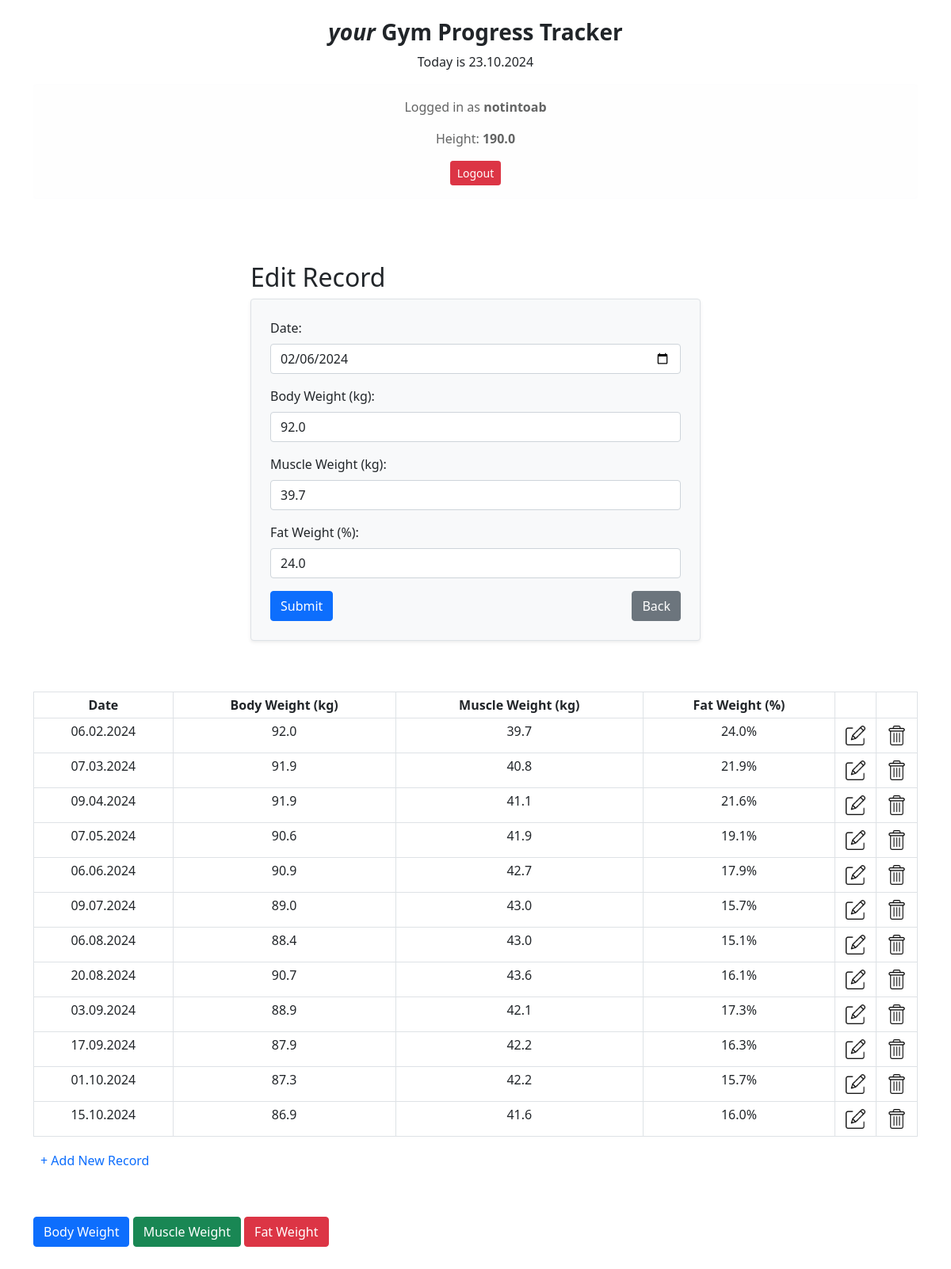
Page /edit/10 (signed in) on the committed database.
### app.py (models this page shows, shortened)
class User(db.Model):
    id = db.Column(db.Integer, primary_key=True)
    username = db.Column(db.String(100), nullable=False)
    email = db.Column(db.String(80), unique=True, nullable=False)
    password = db.Column(db.String(200), nullable=False)
    height = db.Column(db.Float)

class Results(db.Model):
    id = db.Column(db.Integer, primary_key=True)
    date_created = db.Column(db.DateTime(timezone=True), server_default=func.now(), nullable=False)
    body_weight = db.Column(db.Float, nullable=False)
    muscle_weight = db.Column(db.Float, nullable=False)
    fat_weight = db.Column(db.Float, nullable=False)
    user_id = db.Column(db.Integer, db.ForeignKey('user.id'), nullable=False)

### app.py (the view, shortened to what this page needs)
@app.route("/edit/<int:result_id>", methods=("GET", "POST"))
def edit_result(result_id):
    if 'user_id' not in session:
        return redirect(url_for('index'))
    user_id = session['user_id']  # fetch user_id from session
    result = Results.query.get_or_404(result_id)
    if result.user_id != user_id:
        flash('Unauthorized access!', 'danger')
        return redirect(url_for('index'))
    results = Results.query.filter_by(user_id=user_id).all()
    user = User.query.filter_by(id=user_id).first()
    return render_template(
        "edit_form.html",
        today_date=datetime.today().strftime('%d.%m.%Y'),
        user=user,
        results=results,
        result=result
    )

### templates/edit_form.html
{% extends "index.html" %}
{% block edit_form %}
<div class="container mt-5 w-50 p-3">
    <h2>Edit Record</h2>
    <form method="post" class="border p-4 rounded shadow-sm bg-light">
        <div class="mb-3">
            <label for="date" class="form-label">Date:</label>
            <input type="date" id="date" name="date" class="form-control" value="{{ result.date_created.strftime('%Y-%m-%d') }}" required>
        </div>
        <div class="mb-3">
            <label for="body-weight" class="form-label">Body Weight (kg):</label>
            <input type="number" step="0.01" id="body-weight" name="body-weight" class="form-control" value="{{ result.body_weight }}" required>
        </div>
        <div class="mb-3">
            <label for="muscle-weight" class="form-label">Muscle Weight (kg):</label>
            <input type="number" step="0.01" id="muscle-weight" name="muscle-weight" class="form-control" value="{{ result.muscle_weight }}" required>
        </div>
        <div class="mb-3">
            <label for="fat-weight" class="form-label">Fat Weight (%):</label>
            <input type="number" step="0.01" id="fat-weight" name="fat-weight" class="form-control" value="{{ result.fat_weight }}" required>
        </div>
        <div class="d-flex justify-content-between">
            <button type="submit" class="btn btn-primary">Submit</button>
            <a href="/" class="btn btn-secondary">Back</a>
        </div>
    </form>
</div>
{% endblock %}

### templates/index.html (shortened to what this page needs)
<!DOCTYPE html>
<html lang="en">
<head>
    <link href="https://cdn.jsdelivr.net/npm/bootstrap@5.0.2/dist/css/bootstrap.min.css" rel="stylesheet">
    <link rel="stylesheet" href="{{ url_for('static', filename='style.css') }}">
</head>
<body>
    <div class="container mt-4">
        <div class="row">
            <div class="col text-center">
                <h3 class="fw-bold"><i>your </i>Gym Progress Tracker</h3>
            </div>
        </div>
        <div class="row">
            <div class="col text-center">
                {% if user %}
                    <p>Today is {{ today_date }}</p>
                    <div class="alert alert-light">
                        <p>Logged in as <strong>{{ user.username }}</strong></p>
                        <p>Height: <strong>{{ user.height }}</strong></p>
                        <a href="{{ url_for('logout') }}" class="btn btn-danger btn-sm" name="logout">Logout</a>
                    </div>
                {% endif %}
            </div>
        </div>
    </div>
{% if user %}
<div>
    {% block edit_form %}
    {% endblock %}
</div>
<div class="container mt-5">
    <table class="table table-sm table-hover table-bordered align-middles text-center">
        <thead class="table table-responsive">
            <tr>
                <th>Date</th>
                <th>Body Weight (kg)</th>
                <th>Muscle Weight (kg)</th>
                <th>Fat Weight (%)</th>
                <th></th>
                <th></th>
            </tr>
        </thead>
        <tbody>
            {% for result in results %}
            <tr>
                <td class="text-nowrap">{{ result.date_created.strftime('%d.%m.%Y') }}</td>
                <td>{{ result.body_weight }}</td>
                <td>{{ result.muscle_weight }}</td>
                <td>{{ result.fat_weight }}%</td>
                <td class="fit">
                    <button class="btn btn-link btn-sm">
                        <a  href="/edit/{{ result.id }}">
                            <img width="25" height="25" src="/static/images/edit.png"></img>
                        </a>
                    </button>
                </td>
                <td class="fit">
                    <form method="post" action="{{ url_for('remove_result', result_id=result.id) }}" class="d-inline">
                        <button type="submit" class="btn btn-link btn-sm" onclick="return confirm('Remove record?')">
                            <img width="25" height="25" src="/static/images/delete.png"></img>
                        </button>
                    </form>
                </td>
            </tr>
            {% endfor %}
        </tbody>
    </table>
    <button class="btn btn-sm">
        <a href="/add" class="text-decoration-none">
            <h6>
                + Add New Record
            </h6>
        </a>
    </button>
</div>
<div class="container mt-5">
    <div class="row">
        <div class="col-12">
            <button class="btn btn-primary" onclick="setChartMode('body_weight')">Body Weight</button>
            <button class="btn btn-success" onclick="setChartMode('muscle_weight')">Muscle Weight</button>
            <button class="btn btn-danger" onclick="setChartMode('fat_weight')">Fat Weight</button>
            <div id="chart" style="height:400px; margin-top: 20px;"></div>
        </div>
    </div>
</div>
{% endif %}
</body>
</html>

### static/style.css (style rules this page uses)
.table td.fit, .table th.fit { white-space: nowrap; width: 1%; }

### rows in the picture
User: username "notintoab", height "190.0"
Results: date "02/06/2024", body-weight "92.0", muscle-weight "39.7", fat-weight "24.0", date_created "06.02.2024", body_weight "92.0", muscle_weight "39.7", fat_weight "24.0"
Results: date_created "07.03.2024", body_weight "91.9", muscle_weight "40.8", fat_weight "21.9"
Results: date_created "09.04.2024", body_weight "91.9", muscle_weight "41.1", fat_weight "21.6"
Results: date_created "07.05.2024", body_weight "90.6", muscle_weight "41.9", fat_weight "19.1"
Results: date_created "06.06.2024", body_weight "90.9", muscle_weight "42.7", fat_weight "17.9"
Results: date_created "09.07.2024", body_weight "89.0", muscle_weight "43.0", fat_weight "15.7"
Results: date_created "06.08.2024", body_weight "88.4", muscle_weight "43.0", fat_weight "15.1"
Results: date_created "20.08.2024", body_weight "90.7", muscle_weight "43.6", fat_weight "16.1"
Results: date_created "03.09.2024", body_weight "88.9", muscle_weight "42.1", fat_weight "17.3"
Results: date_created "17.09.2024", body_weight "87.9", muscle_weight "42.2", fat_weight "16.3"
Results: date_created "01.10.2024", body_weight "87.3", muscle_weight "42.2", fat_weight "15.7"
Results: date_created "15.10.2024", body_weight "86.9", muscle_weight "41.6", fat_weight "16.0"
